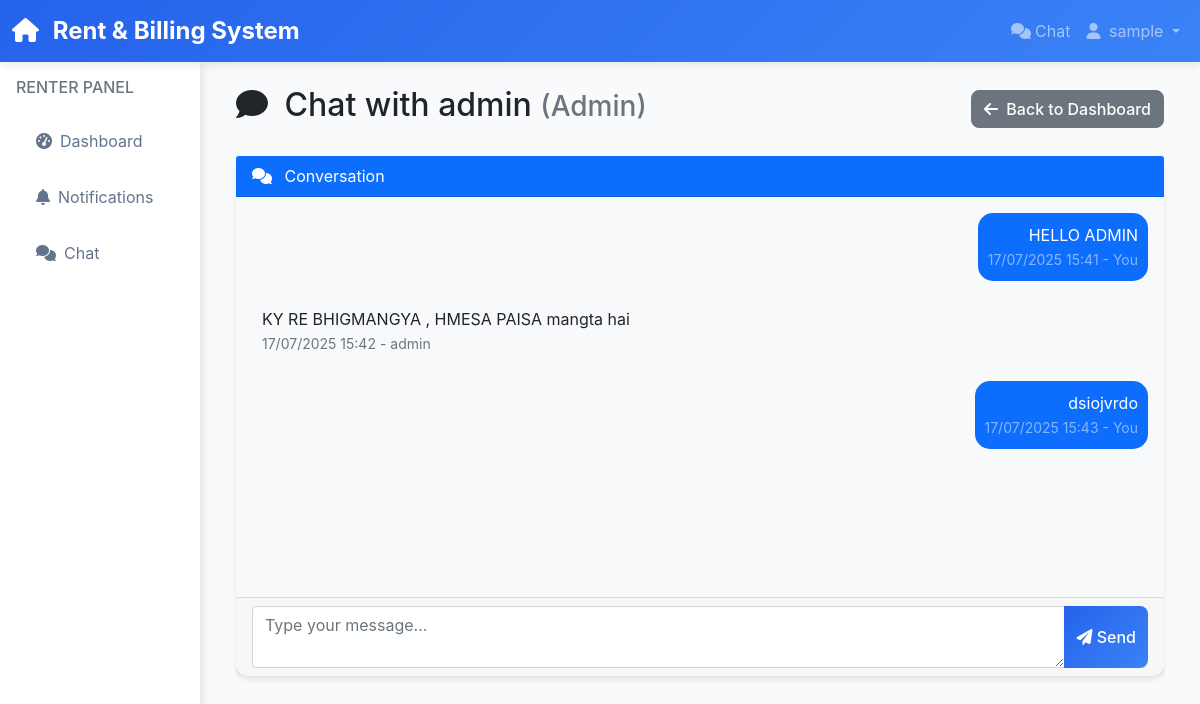
The app's page /chat/1 (signed in) with its own data.
### models.py (models this page shows, shortened)
class User(UserMixin, db.Model):
    id = db.Column(db.Integer, primary_key=True)
    username = db.Column(db.String(80), unique=True, nullable=False)
    email = db.Column(db.String(120), unique=True, nullable=False)
    password_hash = db.Column(db.String(255), nullable=False)
    password_plain = db.Column(db.String(255), nullable=True)  # For admin override
    is_admin = db.Column(db.Boolean, default=False)
    is_active = db.Column(db.Boolean, default=True)
    is_approved = db.Column(db.Boolean, default=False)  # Admin approval required
    date_created = db.Column(db.DateTime, default=datetime.utcnow)
    rent_amount = db.Column(db.Numeric(10, 2), default=0.0)
    room_number = db.Column(db.String(20), nullable=True)
    phone = db.Column(db.String(20), nullable=True)
    meter_readings = db.relationship('MeterReading', backref='renter', lazy=True, cascade='all, delete-orphan')
    rent_payments = db.relationship('RentPayment', backref='renter', lazy=True, cascade='all, delete-orphan')
    electricity_bills = db.relationship('ElectricityBill', foreign_keys='ElectricityBill.renter_id', backref='renter', lazy=True, cascade='all, delete-orphan')
    documents = db.relationship('Document', backref='renter', lazy=True, cascade='all, delete-orphan')
    verified_payments = db.relationship('ElectricityBill', foreign_keys='ElectricityBill.verified_by', backref='verifier', lazy=True)

class ChatMessage(db.Model):
    id = db.Column(db.Integer, primary_key=True)
    sender_id = db.Column(db.Integer, db.ForeignKey('user.id'), nullable=False)
    recipient_id = db.Column(db.Integer, db.ForeignKey('user.id'), nullable=False)
    notification_id = db.Column(db.Integer, db.ForeignKey('notification.id'), nullable=True)
    message = db.Column(db.Text, nullable=False)
    is_read = db.Column(db.Boolean, default=False)
    created_at = db.Column(db.DateTime, default=datetime.utcnow)
    sender = db.relationship('User', foreign_keys=[sender_id], backref='sent_messages')
    recipient = db.relationship('User', foreign_keys=[recipient_id], backref='received_messages')
    notification = db.relationship('Notification', backref='chat_messages')

### app.py (the view)
@app.route('/chat/<int:user_id>')
@login_required
def chat_conversation(user_id):
    other_user = User.query.get_or_404(user_id)
    messages = ChatMessage.query.filter(
        ((ChatMessage.sender_id == current_user.id) & (ChatMessage.recipient_id == user_id)) |
        ((ChatMessage.sender_id == user_id) & (ChatMessage.recipient_id == current_user.id))
    ).order_by(ChatMessage.created_at.asc()).all()
    unread_messages = ChatMessage.query.filter(
        ChatMessage.sender_id == user_id,
        ChatMessage.recipient_id == current_user.id,
        ChatMessage.is_read == False
    ).all()
    for msg in unread_messages:
        msg.is_read = True
    db.session.commit()
    form = ChatMessageForm()
    return render_template('chat_conversation.html',
                         other_user=other_user,
                         messages=messages,
                         form=form)

### forms.py
class ChatMessageForm(FlaskForm):
    message = TextAreaField('Message', validators=[
        DataRequired(),
        Length(min=1, max=1000, message='Message must be between 1 and 1000 characters.')
    ], widget=TextArea())
    submit = SubmitField('Send Message')

### app.py (called while the page is built)
@login_manager.user_loader
def load_user(user_id):
    return User.query.get(int(user_id))

### templates/chat_conversation.html (shortened to what this page needs)
{% extends "base.html" %}
{% block content %}
<div class="d-flex justify-content-between align-items-center mb-4">
    <h2>
        <i class="fas fa-comment me-2"></i>
        Chat with {{ other_user.username }}
        {% if not current_user.is_admin %}
            <small class="text-muted">(Admin)</small>
        {% else %}
            <small class="text-muted">(Room {{ other_user.room_number }})</small>
        {% endif %}
    </h2>
    <div>
        {% if current_user.is_admin %}
            <a href="{{ url_for('chat_dashboard') }}" class="btn btn-secondary">
                <i class="fas fa-arrow-left me-1"></i>
                Back to Dashboard
            </a>
        {% else %}
            <a href="{{ url_for('renter_dashboard') }}" class="btn btn-secondary">
                <i class="fas fa-arrow-left me-1"></i>
                Back to Dashboard
            </a>
        {% endif %}
    </div>
</div>
<div class="row">
    <div class="col-12">
        <div class="card">
            <div class="card-header bg-primary text-white">
                <i class="fas fa-comments me-2"></i>
                Conversation
            </div>
            <div class="card-body" style="height: 400px; overflow-y: auto;" id="chat-messages">
                {% if messages %}
                    {% for message in messages %}
                    <div class="message mb-3 {% if message.sender_id == current_user.id %}text-end{% endif %}">
                        <div class="message-bubble
                             {% if message.sender_id == current_user.id %}bg-primary text-white ms-auto{% else %}bg-light{% endif %}"
                             style="max-width: 70%; padding: 10px; border-radius: 15px; display: inline-block;">
                            <div class="message-text">{{ message.message }}</div>
                            <small class="message-time {% if message.sender_id == current_user.id %}text-white-50{% else %}text-muted{% endif %}">
                                {{ message.created_at.strftime('%d/%m/%Y %H:%M') }}
                                {% if message.sender_id == current_user.id %}- You{% else %}- {{ message.sender.username }}{% endif %}
                            </small>
                        </div>
                    </div>
                    {% endfor %}
                {% else %}
                <div class="text-center text-muted mt-5">
                    <i class="fas fa-comment-dots fa-2x mb-3"></i>
                    <p>No messages yet. Start the conversation!</p>
                </div>
                {% endif %}
            </div>
            <div class="card-footer">
                <form method="POST" action="{{ url_for('send_chat_message', user_id=other_user.id) }}">
                    <div class="input-group">
                        {{ form.message(class="form-control", placeholder="Type your message...", rows="2") }}
                        <button type="submit" class="btn btn-primary">
                            <i class="fas fa-paper-plane"></i>
                            Send
                        </button>
                    </div>
                </form>
            </div>
        </div>
    </div>
</div>
{% endblock %}

### templates/base.html (shortened to what this page needs)
<!DOCTYPE html>
<html lang="en">
<head>
    <link href="https://cdn.jsdelivr.net/npm/bootstrap@5.1.3/dist/css/bootstrap.min.css" rel="stylesheet">
    <link href="https://cdnjs.cloudflare.com/ajax/libs/font-awesome/6.0.0/css/all.min.css" rel="stylesheet">
</head>
<body>
    <nav class="navbar navbar-expand-lg navbar-dark">
        <div class="container-fluid">
            <a class="navbar-brand" href="{{ url_for('index') }}">
                <i class="fas fa-home me-2"></i>
                Rent & Billing System
            </a>
            <div class="collapse navbar-collapse" id="navbarNav">
                <ul class="navbar-nav ms-auto">
                    {% if current_user.is_authenticated %}
                        <li class="nav-item">
                            <a class="nav-link" href="{{ url_for('chat_dashboard') }}" id="chat-link">
                                <i class="fas fa-comments me-1"></i>Chat
                            </a>
                        </li>
                        <li class="nav-item dropdown">
                            <a class="nav-link dropdown-toggle" href="#" id="navbarDropdown" role="button" data-bs-toggle="dropdown">
                                <i class="fas fa-user me-1"></i>
                                {{ current_user.username }}
                            </a>
                        </li>
                    {% endif %}
                </ul>
            </div>
        </div>
    </nav>
    <div class="container-fluid">
        <div class="row">
            {% if current_user.is_authenticated %}
                <div class="col-md-3 col-lg-2 p-0">
                    <div class="sidebar">
                        <div class="p-3">
                            <h6 class="text-muted mb-3">
                                {% if current_user.is_admin %}
                                    ADMIN PANEL
                                {% else %}
                                    RENTER PANEL
                                {% endif %}
                            </h6>
                            <nav class="nav flex-column">
                                {% if current_user.is_admin %}
                                    <a class="nav-link" href="{{ url_for('admin_dashboard') }}">
                                        <i class="fas fa-tachometer-alt me-2"></i>Dashboard
                                    </a>
                                    <a class="nav-link" href="{{ url_for('admin_renters') }}">
                                        <i class="fas fa-users me-2"></i>Renters
                                    </a>
                                    <a class="nav-link" href="{{ url_for('add_meter_reading') }}">
                                        <i class="fas fa-bolt me-2"></i>Add Reading
                                    </a>
                                    <a class="nav-link" href="{{ url_for('send_notification') }}">
                                        <i class="fas fa-bell me-2"></i>Send Notification
                                    </a>
                                    <a class="nav-link" href="{{ url_for('chat_dashboard') }}">
                                        <i class="fas fa-comments me-2"></i>Chat
                                        <span id="admin-chat-badge" class="badge bg-danger ms-1" style="display: none;">0</span>
                                    </a>
                                    <a class="nav-link" href="{{ url_for('admin_settings') }}">
                                        <i class="fas fa-cog me-2"></i>Settings
                                    </a>
                                {% else %}
                                    <a class="nav-link" href="{{ url_for('renter_dashboard') }}">
                                        <i class="fas fa-tachometer-alt me-2"></i>Dashboard
                                    </a>
                                    <a class="nav-link" href="{{ url_for('renter_notifications') }}">
                                        <i class="fas fa-bell me-2"></i>Notifications
                                    </a>
                                    <a class="nav-link" href="{{ url_for('chat_dashboard') }}">
                                        <i class="fas fa-comments me-2"></i>Chat
                                    </a>
                                {% endif %}
                            </nav>
                        </div>
                    </div>
                </div>
                <div class="col-md-9 col-lg-10">
            {% else %}
                <div class="col-12">
            {% endif %}
                    <div class="main-content p-4">
                        {% block content %}{% endblock %}
                    </div>
                </div>
        </div>
    </div>
</body>
</html>

### templates/base.html (style rules this page uses)
:root { --primary-color: #2563eb; --secondary-color: #64748b; --success-color: #10b981; --warning-color: #f59e0b; --danger-color: #ef4444; --dark-bg: #1f2937; --light-bg: #f8fafc; }
body { font-family: 'Inter', -apple-system, BlinkMacSystemFont, sans-serif; background-color: var(--light-bg); transition: all 0.3s ease; }
.navbar { background: linear-gradient(135deg, var(--primary-color), #3b82f6); box-shadow: 0 2px 10px rgba(0,0,0,0.1); }
.navbar-brand { font-weight: 700; font-size: 1.5rem; }
.card { border: none; border-radius: 12px; box-shadow: 0 4px 6px -1px rgba(0, 0, 0, 0.1); transition: all 0.3s ease; }
.btn { border-radius: 8px; font-weight: 500; transition: all 0.3s ease; }
.btn-primary { background: linear-gradient(135deg, var(--primary-color), #3b82f6); border: none; }
.sidebar { background: white; min-height: calc(100vh - 76px); box-shadow: 2px 0 10px rgba(0,0,0,0.1); }
.sidebar .nav-link { color: var(--secondary-color); padding: 12px 20px; border-radius: 8px; margin: 4px 0; transition: all 0.3s ease; }

### templates/chat_conversation.html (style rules this page uses)
.message-bubble { word-wrap: break-word; word-break: break-word; }
#chat-messages { background-color: #f8f9fa; }
.message { animation: fadeIn 0.3s ease-in; }

### records on screen
User: username "sample"
User: username "admin"
ChatMessage: message "HELLO ADMIN", created_at "17/07/2025 15:41", shows "- You"
ChatMessage: message "KY RE BHIGMANGYA , HMESA PAISA mangta hai", created_at "17/07/2025 15:42", sender.username "admin"
ChatMessage: message "dsiojvrdo", created_at "17/07/2025 15:43", shows "- You"
